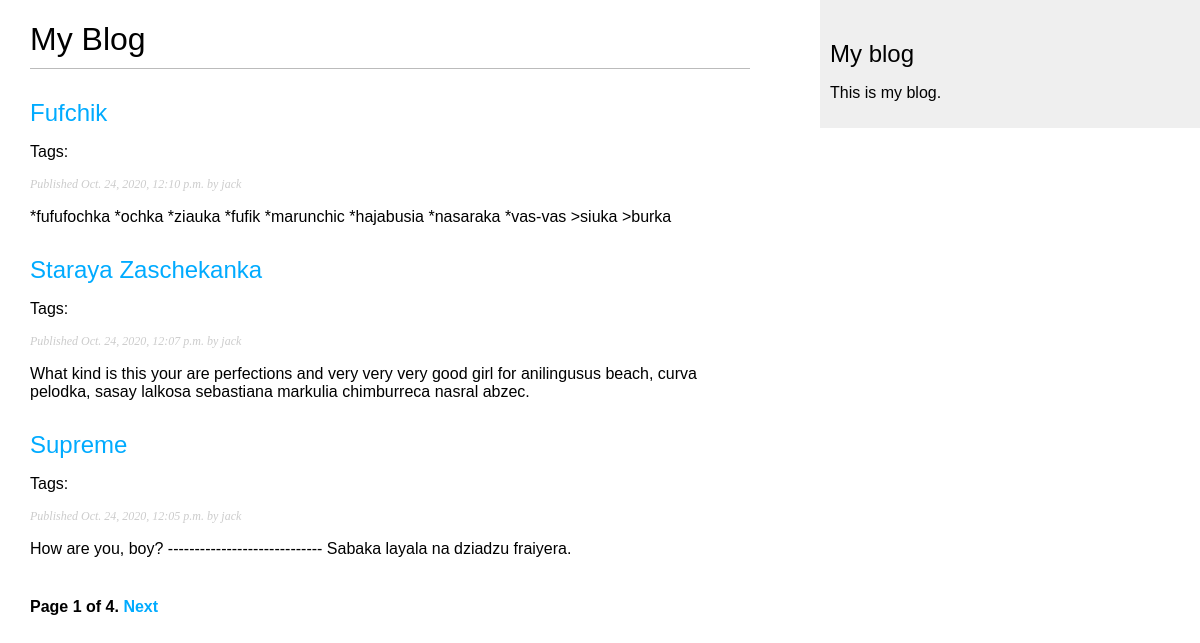
The app's page /notes/ with its own data.
### notes/models.py (models this page shows, shortened)
class Post(models.Model):
    STATUS_CHOICES = (
        ('draft', 'Draft'),
        ('published', 'Published'),
    )
    title = models.CharField(max_length=250)
    slug = models.SlugField(max_length=250,
                            unique_for_date='publish')
    author = models.ForeignKey(User,
                               on_delete=models.CASCADE,
                               related_name='notes_posts')
    body = models.TextField()
    publish = models.DateTimeField(default=timezone.now)
    created = models.DateTimeField(auto_now_add=True)
    updated = models.DateTimeField(auto_now=True)
    status = models.CharField(max_length=10,
                              choices=STATUS_CHOICES,
                              default='draft')
    objects = models.Manager() # The default manager.
    published = PublishedManager() # Our custom manager.
    tags = TaggableManager()
    class Meta:
        ordering = ('-publish',)
    def get_absolute_url(self):
        return reverse('notes:post_detail',
                       args=[self.publish.year,
                             self.publish.month,
                             self.publish.day,
                             self.slug])

### notes/views.py (the view)
# urls.py: path('', views.post_list, name='post_list'),
def post_list(request, tag_slug=None):
    object_list = Post.published.all()
    tag = None
    if tag_slug:
        tag = get_object_or_404(Tag, slug=tag_slug)
        object_list = object_list.filter(tags__in=[tag])
    paginator = Paginator(object_list, 3) # 3 posts in each page
    page = request.GET.get('page')
    try:
        posts = paginator.page(page)
    except PageNotAnInteger:
        posts = paginator.page(1)
    except EmptyPage:
        posts = paginator.page(paginator.num_pages)
    return render(request,
                  'notes/post/list.html',
                  {'page': page,
                   'posts': posts})

### notes/models.py (called while the page is built)
    def get_queryset(self):
        return super().get_queryset().filter(status='published')

### notes/templates/notes/post/list.html (shortened to what this page needs)
{% extends "notes/base.html" %}
{% block content %}
  <h1>My Blog</h1>
  {% for post in posts %}
    <h2>
      <a href="{{ post.get_absolute_url }}">
        {{ post.title }}
      </a>
    </h2>
      <p class="tags">
        Tags:
    <p class="date">
      Published {{ post.publish }} by {{ post.author }}
    </p>
    {{ post.body|truncatewords:30|linebreaks }}
  {% endfor %}
  {% include "pagination.html" with page=posts %}
{% endblock %}

### notes/templates/notes/base.html (shortened to what this page needs)
{% load static %}
<!DOCTYPE html>
<html>
<head>
  <link href="{% static "css/blog.css" %}" rel="stylesheet">
</head>
<body>
  <div id="content">
    {% block content %}
    {% endblock %}
  </div>
  <div id="sidebar">
    <h2>My blog</h2>
      <p>This is my blog.</p>
  </div>
</body>
</html>

### notes/templates/pagination.html (shortened to what this page needs)
<div class="pagination">
  <span class="step-links">
    <span class="current">
      Page {{ page.number }} of {{ page.paginator.num_pages }}.
    </span>
      {% if page.has_next %}
        <a href="?page={{ page.next_page_number }}">Next</a>
      {% endif %}
  </span>
</div>

### notes/static/css/blog.css (style rules this page uses)
body { margin:0; padding:0; font-family:helvetica, sans-serif; }
a { color:#00abff; text-decoration:none; }
h1 { font-weight:normal; border-bottom:1px solid #bbb; padding:0 0 10px 0; }
h2 { font-weight:normal; margin:30px 0 0; }
#content { float:left; width:60%; padding:0 0 0 30px; }
#sidebar { float:right; width:30%; padding:10px; background:#efefef; height:100%; }
p.date { color:#ccc; font-family: georgia, serif; font-size: 12px; font-style: italic; }
.pagination { margin:40px 0; font-weight:bold; }

### records on screen
Post: title "Fufchik", publish "Oct. 24, 2020, 12:10 p.m.", author "jack", body "*fufufochka *ochka *ziauka *fufik *marunchic *hajabusia *nasaraka *vas-vas >siuka >burka"
Post: title "Staraya Zaschekanka", publish "Oct. 24, 2020, 12:07 p.m.", author "jack", body "What kind is this your are perfections and very very very good girl for anilingusus beach, curva pelodka, sasay lalkosa sebastiana markulia chimburreca nasral abzec."
Post: title "Supreme", publish "Oct. 24, 2020, 12:05 p.m.", author "jack", body "How are you, boy? ----------------------------- Sabaka layala na dziadzu fraiyera."

### other values on screen
{{ page.number }} "1"
{{ page.paginator.num_pages }} "4"
